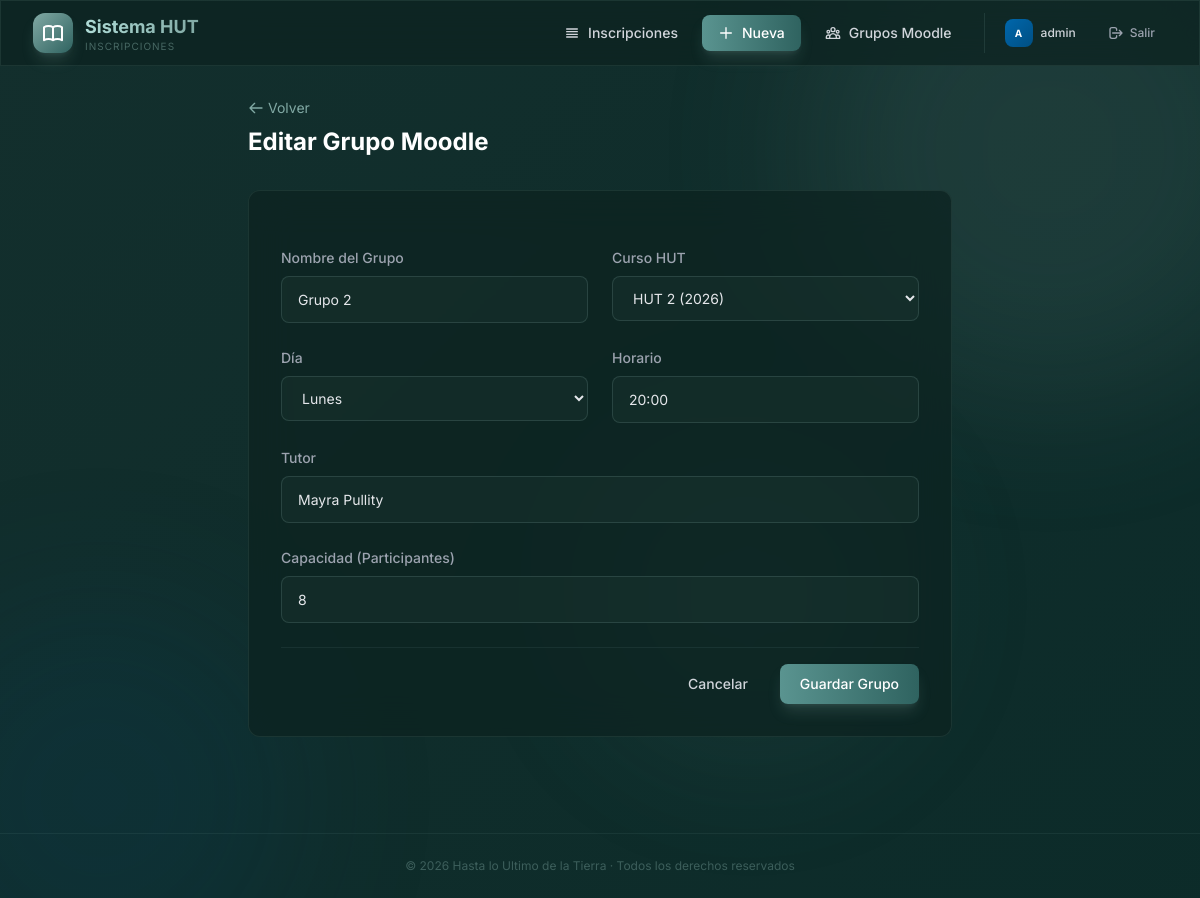
/grupos/editar/2/ (signed in), run on the app's committed database.
### inscripciones/models.py (models this page shows, shortened)
class GruposMoodle(models.Model):
    DIAS_SEMANA = [
        ('Lunes', 'Lunes'),
        ('Martes', 'Martes'),
        ('Miércoles', 'Miércoles'),
        ('Jueves', 'Jueves'),
        ('Viernes', 'Viernes'),
        ('Sábado', 'Sábado'),
        ('Domingo', 'Domingo'),
    ]
    nombre = models.CharField(max_length=100, verbose_name='Nombre del Grupo')
    curso = models.ForeignKey(CursoHUT, on_delete=models.PROTECT, verbose_name='Curso HUT')
    horario = models.CharField(max_length=100, verbose_name='Horario')
    dia = models.CharField(max_length=15, choices=DIAS_SEMANA, verbose_name='Día')
    tutor = models.CharField(max_length=100, verbose_name='Tutor')
    capacidad = models.IntegerField(default=8, verbose_name='Capacidad')
    participantes = models.IntegerField(default=0, verbose_name='Participantes')
    fecha_creacion = models.DateTimeField(default=timezone.now, editable=False)
    fecha_modificacion = models.DateTimeField(auto_now=True)
    fecha_baja = models.DateTimeField(blank=True, null=True)
    class Meta:
        verbose_name = 'Grupo Moodle'
        verbose_name_plural = 'Grupos Moodle'
        ordering = ['-fecha_creacion']

### inscripciones/views.py (the view, shortened to what this page needs)
# urls.py: path('grupos/editar/<int:pk>/', views.GruposMoodleUpdateView.as_view(), name='grupos_editar'),
class GruposMoodleUpdateView(LoginRequiredMixin, UpdateView):
    model = GruposMoodle
    form_class = GruposMoodleForm
    template_name = 'inscripciones/gruposmoodle_form.html'
    success_url = reverse_lazy('grupos_lista')

### inscripciones/forms.py
class GruposMoodleForm(forms.ModelForm):
    class Meta:
        model = GruposMoodle
        fields = ['nombre', 'curso', 'horario', 'dia', 'tutor', 'capacidad']
        widgets = {
            'nombre': forms.TextInput(attrs={
                'class': INPUT_CLASS,
                'placeholder': 'Ej: Grupo 1',
            }),
            'curso': forms.Select(attrs={
                'class': SELECT_CLASS,
            }),
            'horario': forms.TextInput(attrs={
                'class': INPUT_CLASS,
                'placeholder': 'Ej: 19:00 a 21:00 hs',
            }),
            'dia': forms.Select(attrs={
                'class': SELECT_CLASS,
            }),
            'tutor': forms.TextInput(attrs={
                'class': INPUT_CLASS,
                'placeholder': 'Ej: Juan Pérez',
            }),
            'capacidad': forms.NumberInput(attrs={
                'class': INPUT_CLASS,
                'min': '1',
            }),
        }

### inscripciones/models.py (called while the page is built)
    def __str__(self):
        return f"{self.nombre} ({self.anio})"

### inscripciones/templates/inscripciones/gruposmoodle_form.html (shortened to what this page needs)
{% extends 'base.html' %}
{% block content %}
<div class="max-w-3xl mx-auto px-4 sm:px-6 lg:px-8 py-8">
    <div class="mb-8">
        <a href="{% url 'grupos_lista' %}" class="text-sm flex items-center gap-1 text-hut-300 hover:text-hut-200 mb-2">
            <svg class="w-4 h-4" fill="none" stroke="currentColor" viewBox="0 0 24 24"><path stroke-linecap="round" stroke-linejoin="round" stroke-width="2" d="M10 19l-7-7m0 0l7-7m-7 7h18"/></svg>
            Volver
        </a>
        <h1 class="text-2xl font-bold text-white">{% if object %}Editar Grupo Moodle{% else %}Nuevo Grupo Moodle{% endif %}</h1>
    </div>
    <div class="glass-card rounded-xl p-6 sm:p-8">
        <form method="post" action="" class="space-y-6">
            <div class="grid grid-cols-1 sm:grid-cols-2 gap-6">
                <div>
                    <label class="form-label" for="{{ form.nombre.id_for_label }}">Nombre del Grupo</label>
                    {{ form.nombre }}
                </div>
                <div>
                    <label class="form-label" for="{{ form.curso.id_for_label }}">Curso HUT</label>
                    {{ form.curso }}
                </div>
            </div>
            <div class="grid grid-cols-1 sm:grid-cols-2 gap-6">
                <div>
                    <label class="form-label" for="{{ form.dia.id_for_label }}">Día</label>
                    {{ form.dia }}
                </div>
                <div>
                    <label class="form-label" for="{{ form.horario.id_for_label }}">Horario</label>
                    {{ form.horario }}
                </div>
            </div>
            <div class="grid grid-cols-1 gap-6">
                <div>
                    <label class="form-label" for="{{ form.tutor.id_for_label }}">Tutor</label>
                    {{ form.tutor }}
                </div>
                <div>
                    <label class="form-label" for="{{ form.capacidad.id_for_label }}">Capacidad (Participantes)</label>
                    {{ form.capacidad }}
                </div>
            </div>
            <div class="pt-4 mt-6 border-t border-hut-300/10 flex justify-end gap-3">
                <a href="{% url 'grupos_lista' %}" class="px-5 py-2.5 text-sm font-medium text-gray-300 rounded-lg hover:bg-hut-300/10 transition-colors">Cancelar</a>
                <button type="submit" class="px-5 py-2.5 text-sm font-medium text-white bg-gradient-to-r from-hut-400 to-hut-600 rounded-lg hover:from-hut-300 hover:to-hut-500 shadow-lg shadow-hut-300/20 transition-all">
                    Guardar Grupo
                </button>
            </div>
        </form>
    </div>
</div>
{% endblock %}

### inscripciones/templates/base.html (shortened to what this page needs)
{% load static %}
<!DOCTYPE html>
<html lang="es">
<head>
    <script src="https://cdn.tailwindcss.com"></script>
</head>
<body class="animated-bg min-h-screen text-gray-100">
    <div class="orb orb-1"></div>
    <div class="orb orb-2"></div>
    <div class="orb orb-3"></div>
    <nav class="relative z-50 glass-card border-b border-hut-300/8">
        <div class="max-w-7xl mx-auto px-4 sm:px-6 lg:px-8">
            <div class="flex items-center justify-between h-16">
                <a href="{% url 'inscripcion_crear' %}" class="flex items-center gap-3 group">
                    <div class="w-10 h-10 rounded-xl bg-gradient-to-br from-hut-300 to-hut-600 flex items-center justify-center shadow-lg shadow-hut-300/20 group-hover:shadow-hut-300/35 transition-shadow duration-300">
                    </div>
                    <div>
                        <span class="text-lg font-bold bg-gradient-to-r from-hut-200 to-hut-300 bg-clip-text text-transparent">Sistema HUT</span>
                        <p class="text-[10px] text-hut-300/50 -mt-0.5 tracking-widest uppercase">Inscripciones</p>
                    </div>
                </a>
                <div class="flex items-center gap-2">
                    {% if user.is_authenticated %}
                        <a href="{% url 'inscripcion_lista' %}" class="px-4 py-2 text-sm font-medium text-gray-300 hover:text-white rounded-lg hover:bg-hut-300/8 transition-all duration-200 flex items-center gap-2">
                            <svg class="w-4 h-4" fill="none" stroke="currentColor" viewBox="0 0 24 24">
                                <path stroke-linecap="round" stroke-linejoin="round" stroke-width="2" d="M4 6h16M4 10h16M4 14h16M4 18h16"/>
                            </svg>
                            Inscripciones
                        </a>
                        <a href="{% url 'inscripcion_crear' %}" class="px-4 py-2 text-sm font-medium text-white bg-gradient-to-r from-hut-400 to-hut-600 rounded-lg hover:from-hut-300 hover:to-hut-500 transition-all duration-200 shadow-lg shadow-hut-300/20 hover:shadow-hut-300/35 flex items-center gap-2">
                            <svg class="w-4 h-4" fill="none" stroke="currentColor" viewBox="0 0 24 24">
                                <path stroke-linecap="round" stroke-linejoin="round" stroke-width="2" d="M12 4v16m8-8H4"/>
                            </svg>
                            Nueva
                        </a>
                        <a href="{% url 'grupos_lista' %}" class="px-4 py-2 text-sm font-medium text-gray-300 hover:text-white rounded-lg hover:bg-hut-300/8 transition-all duration-200 flex items-center gap-2">
                            Grupos Moodle
                        </a>
                        <div class="ml-2 pl-2 border-l border-hut-300/15 flex items-center gap-2">
                            <div class="flex items-center gap-2 px-3 py-1.5 rounded-lg bg-hut-300/8">
                                <div class="w-7 h-7 rounded-lg bg-gradient-to-br from-navy-600 to-navy-800 flex items-center justify-center">
                                    <span class="text-[10px] font-bold text-white">{{ user.username.0|upper }}</span>
                                </div>
                                <span class="text-xs font-medium text-gray-300 hidden sm:inline">{{ user.username }}</span>
                            </div>
                            <form method="post" action="{% url 'logout' %}" class="inline">
                                <button type="submit" class="px-3 py-2 text-xs font-medium text-gray-400 hover:text-red-400 rounded-lg hover:bg-red-500/10 transition-all duration-200 flex items-center gap-1.5" title="Cerrar sesión">
                                    <svg class="w-4 h-4" fill="none" stroke="currentColor" viewBox="0 0 24 24">
                                        <path stroke-linecap="round" stroke-linejoin="round" stroke-width="2" d="M17 16l4-4m0 0l-4-4m4 4H7m6 4v1a3 3 0 01-3 3H6a3 3 0 01-3-3V7a3 3 0 013-3h4a3 3 0 013 3v1"/>
                                    </svg>
                                    <span class="hidden sm:inline">Salir</span>
                                </button>
                            </form>
                        </div>
                    {% endif %}
                </div>
            </div>
        </div>
    </nav>
    <main class="relative z-10">
        {% block content %}{% endblock %}
    </main>
    <footer class="relative z-10 mt-16 py-6 border-t border-hut-300/10">
        <div class="max-w-7xl mx-auto px-4 sm:px-6 lg:px-8">
            <p class="text-center text-xs text-hut-300/40">
                &copy; 2026 Hasta lo Ultimo de la Tierra · Todos los derechos reservados
            </p>
        </div>
    </footer>
</body>
</html>

### inscripciones/templates/base.html (style rules this page uses)
body { font-family: 'Inter', sans-serif; }
.glass-card { background: rgba(13, 35, 33, 0.75); backdrop-filter: blur(20px); -webkit-backdrop-filter: blur(20px); border: 1px solid rgba(129, 169, 164, 0.12); }
.animated-bg { background: linear-gradient(-45deg, #0a1e1d, #0d2b33, #0a2a28, #132f2d); background-size: 400% 400%; animation: gradientShift 15s ease infinite; }
.orb { position: fixed; border-radius: 50%; filter: blur(80px); opacity: 0.12; pointer-events: none; z-index: 0; }
.orb-1 { width: 500px; height: 500px; background: #81A9A4; top: -100px; right: -100px; animation: float1 20s ease-in-out infinite; }
.orb-2 { width: 400px; height: 400px; background: #004f83; bottom: -100px; left: -100px; animation: float2 25s ease-in-out infinite; }
.orb-3 { width: 300px; height: 300px; background: #5a9490; top: 50%; left: 50%; animation: float3 18s ease-in-out infinite; }
select option { background: #1a3634; color: #e2e8f0; }

### inscripciones/templates/inscripciones/gruposmoodle_form.html (style rules this page uses)
.form-input { width: 100%; padding: 0.75rem 1rem; background: rgba(129, 169, 164, 0.05); border: 1px solid rgba(129, 169, 164, 0.2); border-radius: 0.5rem; color: #e5e7eb; font-size: 0.875rem; transition: all 0.2s; }
.form-label { display: block; margin-bottom: 0.5rem; font-size: 0.875rem; font-weight: 500; color: #9ca3af; }

### data on the page
GruposMoodle: nombre "Grupo 2", curso "HUT 2 (2026)", dia "Lunes", horario "20:00", tutor "Mayra Pullity", capacidad "8"

### other printed values
{{ user.username.0|upper }} "A"
{{ user.username }} "admin"
